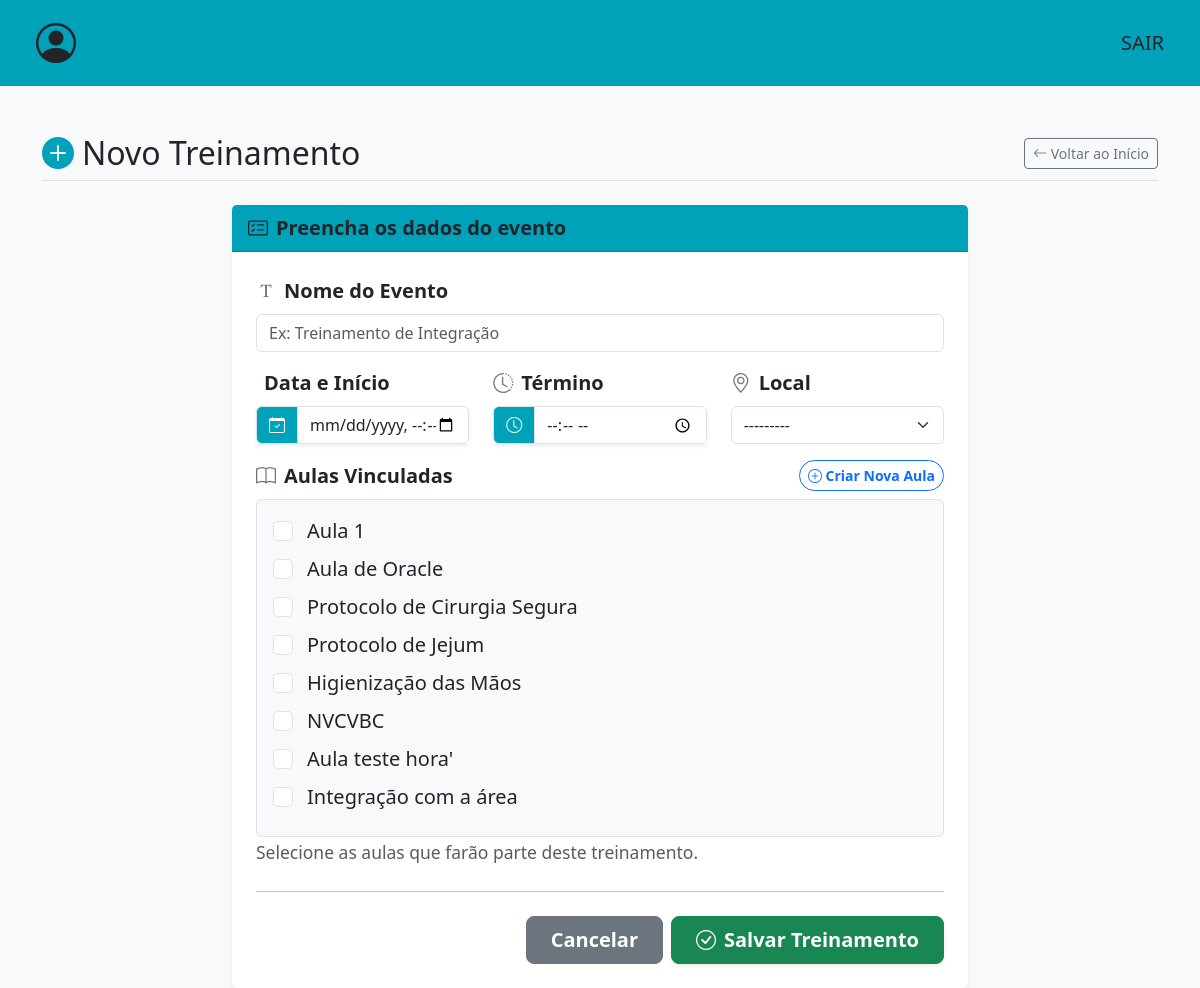
Before: /criar-evento/ (signed in) with the older database file.
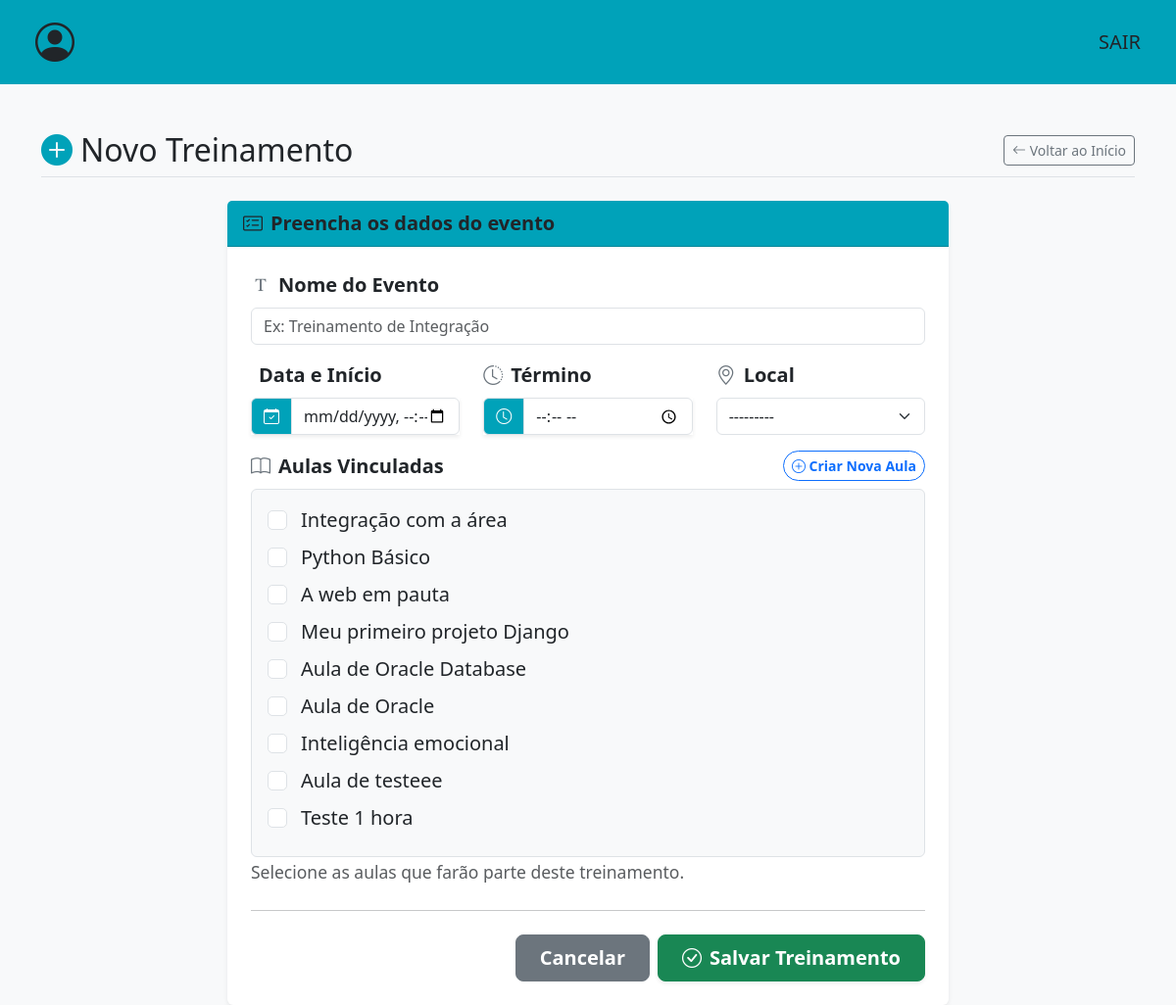
After: the same page with the newer database file.
### events/models.py (models this page shows)
class Aula(models.Model):
    nm_aula = models.CharField(max_length=150)
    descricao = models.CharField(max_length=200)
    palestrante = models.CharField(max_length=100)
    carga_horaria = models.TimeField(null=False)
    def __str__(self):
        return self.nm_aula

### events/views.py (the view)
# urls.py: path('criar-evento/',criar_evento,name='criar-evento'),
@login_required(login_url="login/")
def criar_evento(request):
    if request.method == 'POST':
        form = CriarEventoForm(request.POST)
        if form.is_valid():
            treinamento = form.save(commit=False)
            treinamento.status = 'MARCADO'
            treinamento.save()
            form.save_m2m()
            messages.success(request, 'Novo evento cadastrado com sucesso!')
            return redirect('conferir-treinamento',treinamento_id=treinamento.id )
        else:
            if 'aulas' in form.errors:
                messages.error(request, 'Atenção: Você precisa selecionar pelo menos uma Aula Vinculada para criar o treinamento!')
            else:
                messages.error(request, 'Atenção: Insira uma data e horário para inicio e fim do treinamento.')
    else:
        form = CriarEventoForm()
    return render(request,'events/criar-evento.html',{'form':form})

### events/forms.py
class CriarEventoForm(forms.ModelForm):
    class Meta:
        model = Treinamento
        fields = ['nm_evento', 'data', 'local', 'aulas','horario_final']
        widgets = {
            'nm_evento': forms.TextInput(attrs={'class': 'form-control', 'placeholder': 'Ex: Treinamento de Integração'}),
            'data': forms.DateTimeInput(format='%Y-%m-%dT%H:%M',attrs={'type': 'datetime-local', 'class': 'form-control'}),
            'local': forms.Select(attrs={'class': 'form-select'}),
            'aulas': forms.CheckboxSelectMultiple(attrs={'class': 'form-check-input'}),
            'horario_final': forms.TimeInput(format='%H:%M',attrs={'type':'time','class': 'form-control','min':'00:05'}),
        }
    def __init__(self, *args, **kwargs):
        super().__init__(*args, **kwargs)
        self.fields['data'].required = True
        self.fields['horario_final'].required = True

### templates/events/criar-evento.html (shortened to what the changed rows need)
<!DOCTYPE html>
<html lang="pt-br">
<head>
    <link href="https://cdn.jsdelivr.net/npm/bootstrap@5.3.2/dist/css/bootstrap.min.css" rel="stylesheet">
    <link href="https://cdn.jsdelivr.net/npm/bootstrap-icons@1.11.1/font/bootstrap-icons.css" rel="stylesheet">
    <link rel="stylesheet" href="https://cdn.jsdelivr.net/npm/flatpickr/dist/flatpickr.min.css">
    <link rel="stylesheet" type="text/css" href="https://npmcdn.com/flatpickr/dist/themes/airbnb.css">
</head>
<body class="bg-light">
    <div class="container mt-5">
        <div class="d-flex justify-content-between align-items-center mb-4 border-bottom pb-2">
            <h2 class="m-0"><i class="bi bi-plus-circle-fill text-custom-teal me-2"></i>Novo Treinamento</h2>
        </div>
        <div class="row justify-content-center">
            <div class="col-md-8">
                <div class="card shadow-sm border-0">
                    <div class="card-body p-4 fs-5">
                        <form method="POST" id="form-criar-evento">
                            <div class="mb-4">
                                <div class="bg-light border rounded p-3">
                                    {% for checkbox in form.aulas %}
                                        <div class="form-check mb-2">
                                            {{ checkbox.tag }}
                                            <label class="form-check-label ms-1" for="{{ checkbox.id_for_label }}">
                                                {{ checkbox.choice_label }}
                                            </label>
                                        </div>
                                    {% empty %}
                                        <div class="text-danger small fst-italic">
                                            Nenhuma aula cadastrada ainda. Clique no botão acima para cadastrar a primeira!
                                        </div>
                                    {% endfor %}
                                </div>
                            </div>
                        </form>
                    </div>
                </div>
            </div>
        </div>
    </div>
</body>
</html>

Changed rows visible on the page:
removed Aula: choice_label "Aula 1"
removed Aula: choice_label "Protocolo de Cirurgia Segura"
removed Aula: choice_label "Protocolo de Jejum"
removed Aula: choice_label "Higienização das Mãos"
removed Aula: choice_label "NVCVBC"
removed Aula: choice_label "Aula teste hora'"
added Aula: choice_label "Python Básico"
added Aula: choice_label "A web em pauta"
added Aula: choice_label "Meu primeiro projeto Django"
added Aula: choice_label "Aula de Oracle Database"
added Aula: choice_label "Inteligência emocional"
added Aula: choice_label "Aula de testeee"
added Aula: choice_label "Teste 1 hora"
